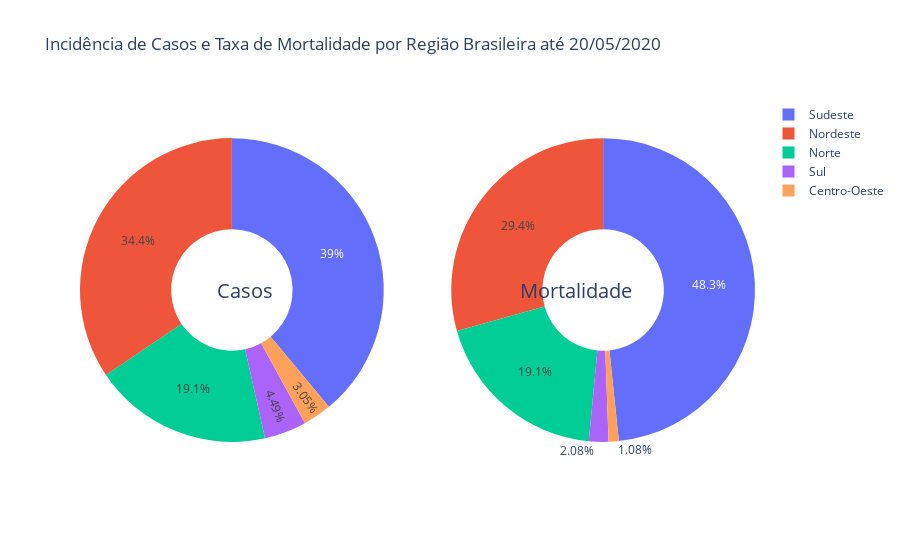

Notebook code cell kept with this figure:
### Code cell
df_reg = df.copy()

# Cria um DF agregado por Data/Região;
df_reg = df_reg.groupby(['date', 'region']).sum()[['cases',
                                         'deaths'
                                       ]].reset_index()

df_reg = df_reg.sort_values(['region', 'date'])

df_reg['new_cases'] = np.where(df_reg.region.eq(df_reg.region.shift()), df_reg.cases.diff(), 1)
df_reg['new_deaths'] = np.where(df_reg.region.eq(df_reg.region.shift()), df_reg.deaths.diff(), 0)

df_reg = df_reg.groupby(['region']).sum()[['new_cases',
                                         'new_deaths'
                                       ]].reset_index()

# Adiciona novas colunas.
df_reg['mortality'] = df_reg.new_deaths  / df_reg.new_cases
df_reg['national_rate'] = df_reg.new_deaths.sum()  / df_reg.new_cases.sum()

labels = df_reg.region
values_casos = df_reg.new_cases
values_mortalidade = df_reg.new_deaths

fig = make_subplots(rows=1, 
                    cols=2, 
                    specs=[[
                            {'type':'domain'}, 
                            {'type':'domain'}
                          ]])

fig.add_trace(go.Pie(labels=labels, 
                     values=values_casos,
                     name="Casos Confirmados"
                     ), 1, 1)

fig.add_trace(go.Pie(labels=labels, 
                     values=values_mortalidade, 
                     name="Taxa de Mortalidade"), 1, 2)

fig.update_traces(hole=.4, 
                  hoverinfo="label+percent+name"
                 )

fig.update_layout(
    title_text=f"Incidência de Casos e Taxa de Mortalidade por Região Brasileira até {max_date_br}",
 
    annotations=[dict(text='Casos', 
                      x=0.20, 
                      y=0.5, 
                      font_size=20, 
                      showarrow=False
                      ),
                 dict(text='Mortalidade', 
                      x=0.82,
                      y=0.5, 
                      font_size=20, 
                      showarrow=False
                      )
                ])

fig.show()

### Figure 1 — Plotly figure (JSON) as saved in the notebook; plotly's stock layout.template omitted (floating-point values rounded to 4 significant figures)
{"data": [{"domain": {"x": [0, 0.45], "y": [0, 1]}, "hole": 0.4, "hoverinfo": "label+percent+name", "labels": ["Centro-Oeste", "Nordeste", "Norte", "Sudeste", "Sul"], "name": "Casos Confirmados", "type": "pie", "values": [8886, 100416, 55580, 113609, 13088]}, {"domain": {"x": [0.55, 1], "y": [0, 1]}, "hole": 0.4, "hoverinfo": "label+percent+name", "labels": ["Centro-Oeste", "Nordeste", "Norte", "Sudeste", "Sul"], "name": "Taxa de Mortalidade", "type": "pie", "values": [204, 5537, 3608, 9118, 392]}], "layout": {"annotations": [{"font": {"size": 20}, "showarrow": false, "text": "Casos", "x": 0.2, "y": 0.5}, {"font": {"size": 20}, "showarrow": false, "text": "Mortalidade", "x": 0.82, "y": 0.5}], "autosize": true, "title": {"text": "Incidência de Casos e Taxa de Mortalidade por Região Brasileira até 20/05/2020"}}}
